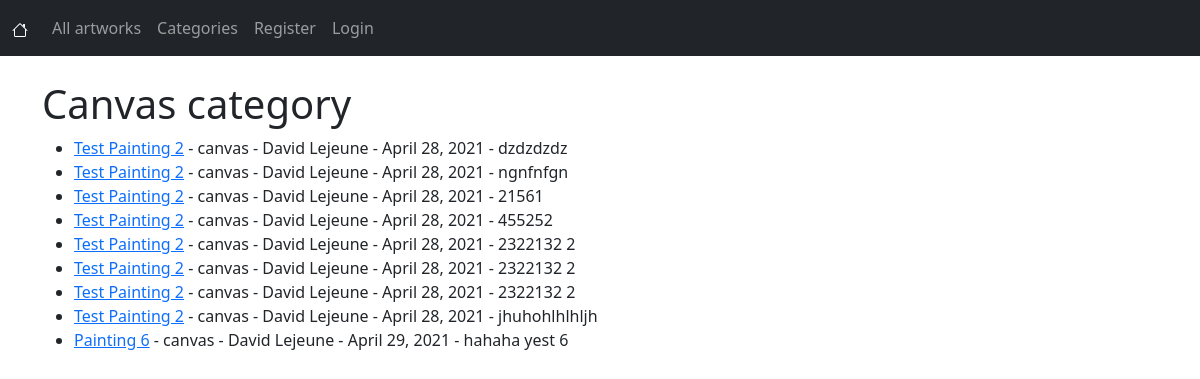
Page /category/canvas/ on the earlier database version.
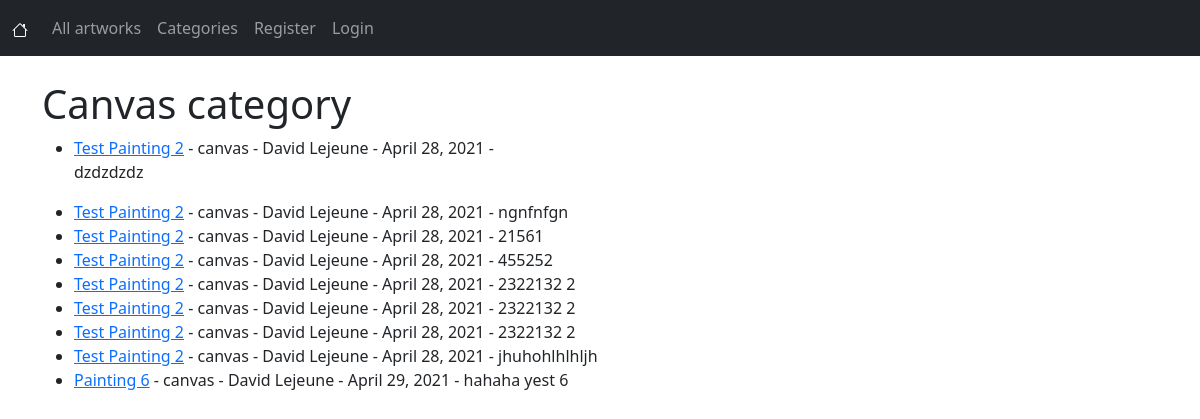
Same page on the later database version.
### artworks/views.py (the view)
# urls.py: path('category/<str:cats>/' , CategoryView, name="category"),
def CategoryView(request, cats):
    category_artworks = Artwork.objects.filter(category=cats.replace('-',' '))
    return render(request, 'categories.html', {'cats':cats.title().replace('-',' '), 'category_artworks':category_artworks})

### artworks/templates/categories.html (shortened to what this page needs)
{% extends 'base.html' %}
{% block content %}
{% if category_artworks %}
<h1>{{ cats }} category</h1>
    <ul>
        {% for artwork in category_artworks %}
            <li><a href="{% url 'artwork-detail' artwork.pk %}">{{ artwork.title }}</a> - {{ artwork.category}} - {{ artwork.author.first_name }} {{ artwork.author.last_name }} - {{ artwork.artwork_date }} -
                {{ artwork.body|slice:":100"|safe }}</li>
        {% endfor %}
    </ul>
{% else %}
<div class="d-flex justify-content-center">
    <div class="alert alert-dark" role="alert">
        Sorry, this page doesn't exist .
    </div>
</div>
{% endif %}
{% endblock %}

Differences in the rows shown:
changed Artwork "dzdzdzdz": body "dzdzdzdz" → "<p>dzdzdzdz</p>" (drawn)
